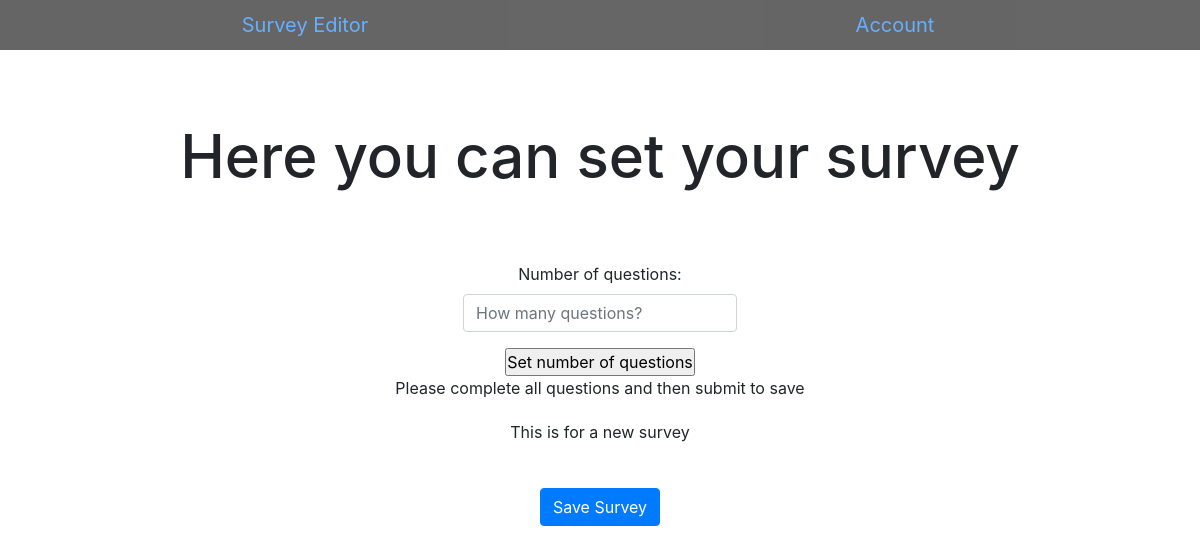
The page /editor (signed in) on the database as committed earlier.
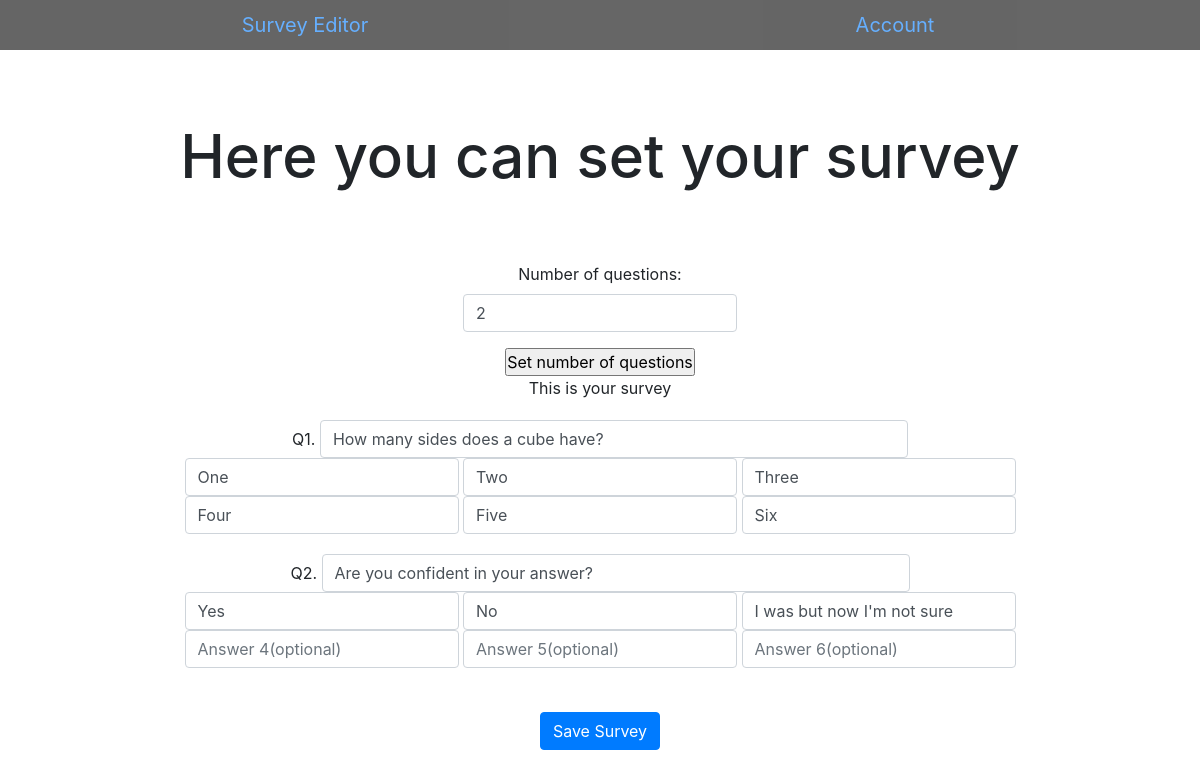
The same page on the database as committed later.
### survey/models.py (models this page shows, shortened)
class Question(models.Model):
    asker = models.ForeignKey(User, on_delete=models.CASCADE)
    number = models.IntegerField()
    question = models.CharField(max_length=255)
    type = models.IntegerField(default=0)
    ans1 = models.CharField(max_length=255)
    ans2 = models.CharField(max_length=255)
    ans3 = models.CharField(max_length=255)
    ans4 = models.CharField(max_length=255)
    ans5 = models.CharField(max_length=255)
    ans6 = models.CharField(max_length=255)

### survey/views.py (the view)
# urls.py: path('editor', views.editor, name='editor'),
def editor(request):
    if request.method == "POST":
        i=1
        while i-1 < Surveyer.objects.get(user = request.user.id).questions:
            if not Question.objects.filter(asker = request.user.id, number = i):
                q = Question(asker=request.user, number=i, question = request.POST['q%i'%i])
                q.save()
            else:
                q = Question.objects.get(asker = request.user.id, number = i)
                q.question = request.POST['q%i'%i]
                q.save()
            a = Question.objects.get(asker = request.user.id, number = i)
            a.ans1 = request.POST['q'+str(i)+'a'+ str(1)]
            a.ans2 = request.POST['q'+str(i)+'a'+ str(2)]
            a.ans3 = request.POST['q'+str(i)+'a'+ str(3)]
            a.ans4 = request.POST['q'+str(i)+'a'+ str(4)]
            a.ans5 = request.POST['q'+str(i)+'a'+ str(5)]
            a.ans6 = request.POST['q'+str(i)+'a'+ str(6)]
            a.save()
            noanswers = 0
            if a.ans6 == '':
                if a.ans5 == '':
                    if a.ans4 == '':
                        if a.ans3 == '':
                            noanswers = 2
                        else:
                            noanswers = 3
                    else:
                        noanswers = 4
                else:
                    noanswers = 5
            else:
                noanswers = 6
            t = Question.objects.get(asker = request.user.id, number = i)
            t.type = noanswers
            t.save()
            i += 1
        s = Surveyer.objects.get(user = request.user.id)
        s.questions = i-1
        s.save()
        return alert(request, "Questions saved", "")
    else:
        if request.GET.get('noquestions'):
            if Surveyer.objects.get(user = request.user.id).questions != int(request.GET.get('noquestions')):
                noquestions = int(request.GET.get('noquestions'))
            else:
                noquestions = Surveyer.objects.get(user = request.user.id).questions
        else:
            noquestions = Surveyer.objects.get(user = request.user.id).questions
        questions = Question.objects.filter(asker=request.user.id, number__lte=noquestions)
        existing_questions = Question.objects.filter(asker = request.user.id).count()
        s = Surveyer.objects.get(user = request.user.id)
        s.questions = noquestions
        s.save()
        return render(request, 'survey/editor.html', {
            'questions' : questions,
            'range_new' : range(1,noquestions+1),
            'range_existing' : range(existing_questions+1,noquestions+1),
            'users_no_questions' : noquestions
        })

### survey/templates/survey/editor.html (shortened to what this page needs)
{% extends "survey/layout.html" %}
{% block body %}
    <h1>Here you can set your survey</h1>
    <form class="survey" action="/editor" method="get">
        <div class="form-group">
            <label for="noquestions">Number of questions:</label><br>
            <input autocomplete="off" autofocus class="form-control" id="noquestions" placeholder="How many questions?" type="number" name="noquestions" {% if users_no_questions %} value="{{users_no_questions}}" {% endif %}>
        </div>
        <input type="submit" value="Set number of questions">
    </form>
    <form class="survey" action= "/editor" method="post">
        {% if questions %}
            <p>This is your survey</p>
            {% for row in questions %}
                <div class="form-group">
                    Q{{row.number}}. <input autocomplete="off" autofocus class="form-control questionedit" name="q{{ row.number }}" placeholder="Type in your question {{ row.number }} here" type="text" value="{{row.question}}">
                    <br>
                    <input autocomplete="off" autofocus class="form-control" name="q{{row.number}}a1" placeholder="Answer 1" type="text" value="{{row.ans1}}">
                    <input autocomplete="off" autofocus class="form-control" name="q{{row.number}}a2" placeholder="Answer 2" type="text" value="{{row.ans2}}">
                    <input autocomplete="off" autofocus class="form-control" name="q{{row.number}}a3" placeholder="Answer 3(optional)" type="text" {% if row.ans3 and row.type >= 3 %} value="{{row.ans3}}" {% endif %}>
                    <input autocomplete="off" autofocus class="form-control" name="q{{row.number}}a4" placeholder="Answer 4(optional)" type="text" {% if row.ans4 and row.type >= 4 %} value="{{row.ans4}}" {% endif %}>
                    <input autocomplete="off" autofocus class="form-control" name="q{{row.number}}a5" placeholder="Answer 5(optional)" type="text" {% if row.ans5 and row.type >= 5 %} value="{{row.ans5}}" {% endif %}>
                    <input autocomplete="off" autofocus class="form-control" name="q{{row.number}}a6" placeholder="Answer 6(optional)" type="text" {% if row.ans6 and row.type >= 6 %} value="{{row.ans6}}" {% endif %}>
            {% endfor %}
                </div>
        {% else %}
            <p>Please complete all questions and then submit to save</p>
            <p>This is for a new survey</p>
        {% endif %}
        <br>
        <button class="btn btn-primary" type="submit">Save Survey</button>
    </form>
{% endblock %}

### survey/templates/survey/layout.html (shortened to what this page needs)
{% load static %}
<!DOCTYPE html>
<html lang="en">
    <head>
        <link href="https://maxcdn.bootstrapcdn.com/bootstrap/4.1.3/css/bootstrap.min.css" rel="stylesheet">
        <link href="{% static 'survey/styles.css' %}" rel="stylesheet">
        <link href="{% static 'survey/queries.css' %}" rel="stylesheet">
    </head>
    <body>
        <header>
            <ul class = "nav">
                {% if user.is_authenticated %}
                       <li class="nav-item"><a href="/editor">Survey Editor</a></li>
                {% else %}
                    <li class="nav-item"><a href="/">Surveyhub</a></li>
                {% endif%}
                    <li class="nav-item"><a href="/account">Account</a></li>
            </ul>
        </header>
        <div class="bodymain">
        {% block body %}{% endblock %}
        </div>
    </body>
</html>

### survey/static/survey/styles.css (style rules this page uses)
* { font-weight: 400; margin: 0px; padding: 0px; box-sizing:border-box; }
.nav { text-align:center; list-style: none; background-color:black; opacity: 0.6; padding:20px; }
.nav-item { display: inline-block; width:25%; font-weight: bold; font-size:20px; margin:auto; }
h1 { margin-top:50px; margin-bottom:50px; text-align:center; padding:20px; font-size:60px; }
.survey { margin-left:15%; margin-right:15%; text-align:center; text-transform: none; }
.form-control { display: inline-block; width: auto; }
.questionedit { width:70%; }
p { text-align:center; font-size:25; margin-bottom:20px; }

### survey/static/survey/queries.css (style rules this page uses)
@media only screen and (max-width:1200px) { .nav { padding:10px; } }
@media only screen and (max-width:1200px) { .nav-item { vertical-align: middle; } }
@media only screen and (max-width:1200px) { button { margin-left:0%; } }

Rows that differ between the two databases and show on the page:
now on this page (row edited): Question: number "1", question "How many sides does a cube have?", ans1 "One", ans2 "Two", ans3 "Three", ans4 "Four", ans5 "Five", ans6 "Six"
now on this page (row edited): Question: number "2", question "Are you confident in your answer?", ans1 "Yes", ans2 "No", ans3 "I was but now I'm not sure"
Other text that changed with them:
form field noquestions: (not shown) → "2"
text no longer shown: "Please complete all questions and then submit to save This is for a new survey"
text now shown: "This is your survey"
